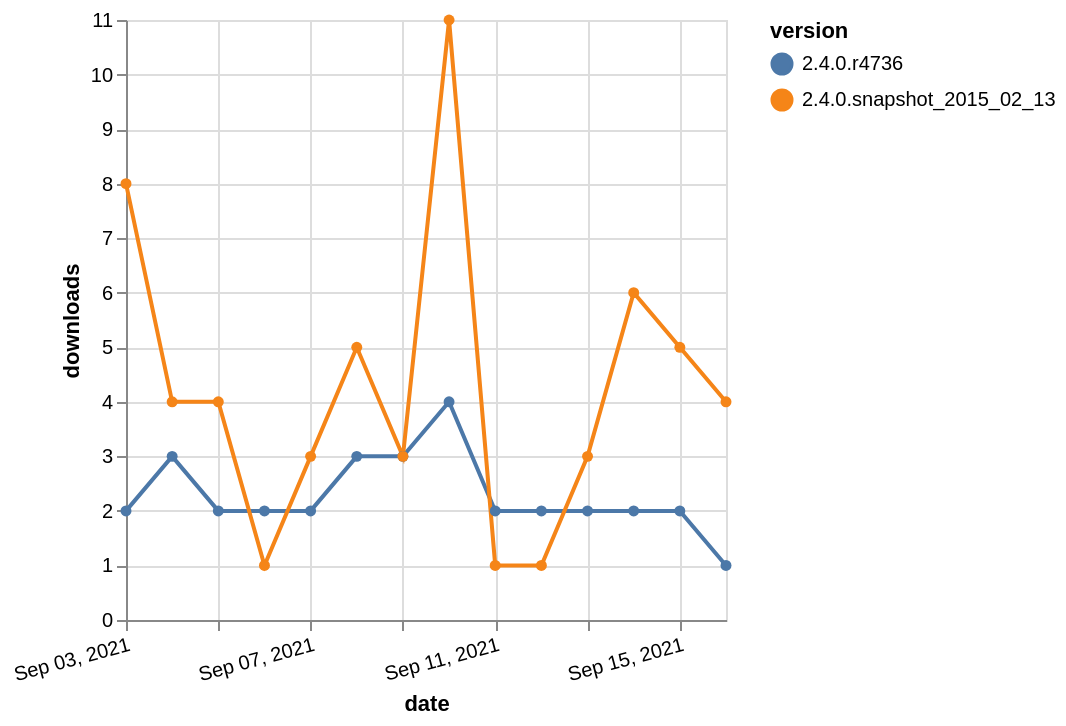

Express this chart as Vega-Lite.
### Vega-Lite specification from a JSON file in a GitHub repository (floating-point values rounded to 4 significant figures)
{"$schema": "https://vega.github.io/schema/vega-lite/v5.json", "description": "A simple bar chart with embedded data.", "data": {"values": [{"date": "2021-09-03", "total": 4427, "delta": 2, "version": "2.4.0.r4736"}, {"date": "2021-09-04", "total": 4430, "delta": 3, "version": "2.4.0.r4736"}, {"date": "2021-09-05", "total": 4432, "delta": 2, "version": "2.4.0.r4736"}, {"date": "2021-09-06", "total": 4434, "delta": 2, "version": "2.4.0.r4736"}, {"date": "2021-09-07", "total": 4436, "delta": 2, "version": "2.4.0.r4736"}, {"date": "2021-09-08", "total": 4439, "delta": 3, "version": "2.4.0.r4736"}, {"date": "2021-09-09", "total": 4442, "delta": 3, "version": "2.4.0.r4736"}, {"date": "2021-09-10", "total": 4446, "delta": 4, "version": "2.4.0.r4736"}, {"date": "2021-09-11", "total": 4448, "delta": 2, "version": "2.4.0.r4736"}, {"date": "2021-09-12", "total": 4450, "delta": 2, "version": "2.4.0.r4736"}, {"date": "2021-09-13", "total": 4452, "delta": 2, "version": "2.4.0.r4736"}, {"date": "2021-09-14", "total": 4454, "delta": 2, "version": "2.4.0.r4736"}, {"date": "2021-09-15", "total": 4456, "delta": 2, "version": "2.4.0.r4736"}, {"date": "2021-09-16", "total": 4457, "delta": 1, "version": "2.4.0.r4736"}, {"date": "2021-09-03", "total": 2660, "delta": 8, "version": "2.4.0.snapshot_2015_02_13"}, {"date": "2021-09-04", "total": 2664, "delta": 4, "version": "2.4.0.snapshot_2015_02_13"}, {"date": "2021-09-05", "total": 2668, "delta": 4, "version": "2.4.0.snapshot_2015_02_13"}, {"date": "2021-09-06", "total": 2669, "delta": 1, "version": "2.4.0.snapshot_2015_02_13"}, {"date": "2021-09-07", "total": 2672, "delta": 3, "version": "2.4.0.snapshot_2015_02_13"}, {"date": "2021-09-08", "total": 2677, "delta": 5, "version": "2.4.0.snapshot_2015_02_13"}, {"date": "2021-09-09", "total": 2680, "delta": 3, "version": "2.4.0.snapshot_2015_02_13"}, {"date": "2021-09-10", "total": 2691, "delta": 11, "version": "2.4.0.snapshot_2015_02_13"}, {"date": "2021-09-11", "total": 2692, "delta": 1, "version": "2.4.0.snapshot_2015_02_13"}, {"date": "2021-09-12", "total": 2693, "delta": 1, "version": "2.4.0.snapshot_2015_02_13"}, {"date": "2021-09-13", "total": 2696, "delta": 3, "version": "2.4.0.snapshot_2015_02_13"}, {"date": "2021-09-14", "total": 2702, "delta": 6, "version": "2.4.0.snapshot_2015_02_13"}, {"date": "2021-09-15", "total": 2707, "delta": 5, "version": "2.4.0.snapshot_2015_02_13"}, {"date": "2021-09-16", "total": 2711, "delta": 4, "version": "2.4.0.snapshot_2015_02_13"}]}, "width": "container", "mark": {"type": "line", "point": {"filled": true}}, "encoding": {"x": {"field": "date", "type": "temporal", "timeUnit": "yearmonthdate", "title": "date", "axis": {"labelAngle": -15}}, "y": {"field": "delta", "type": "quantitative", "title": "downloads"}, "color": {"field": "version", "type": "nominal"}, "tooltip": {"field": "delta"}}}
